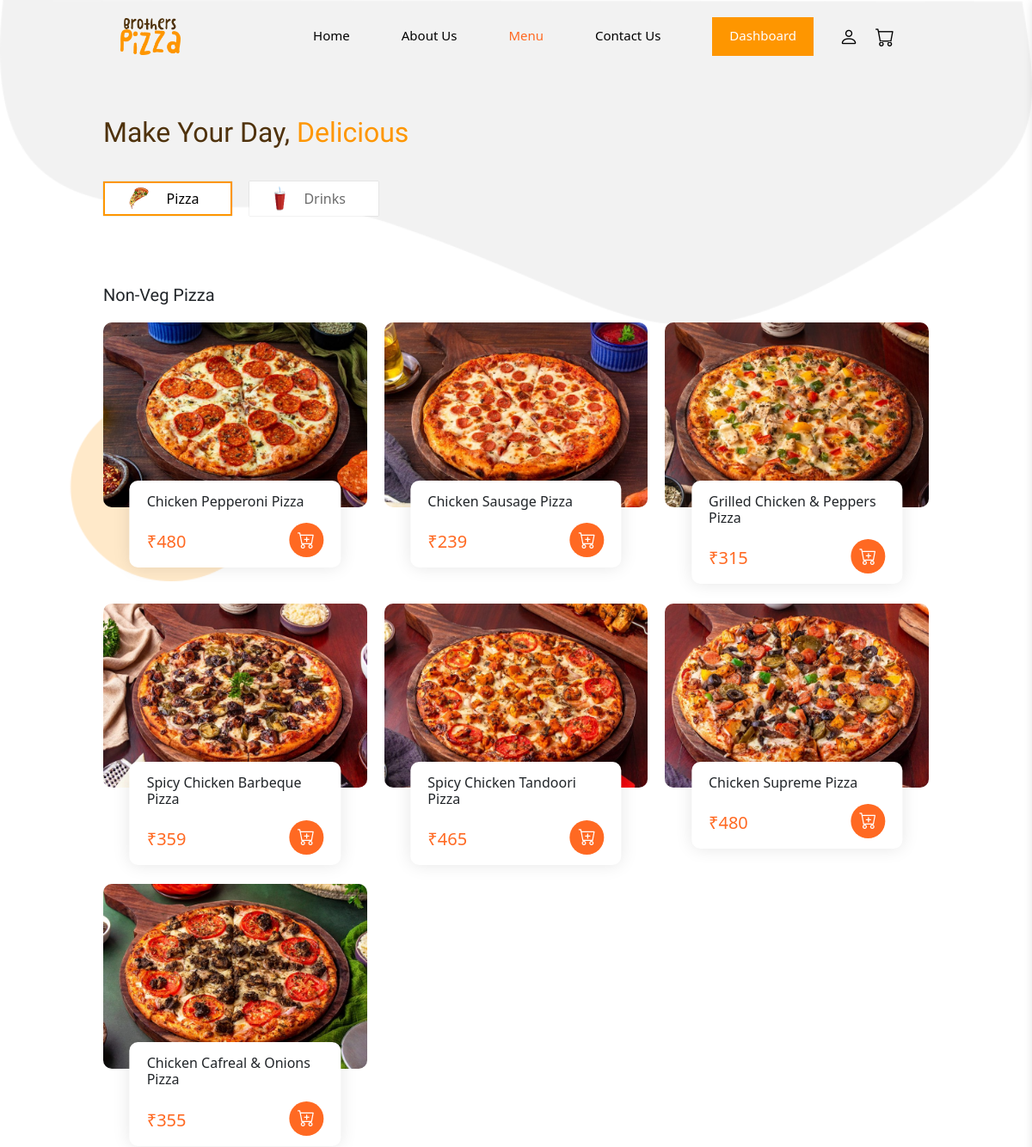
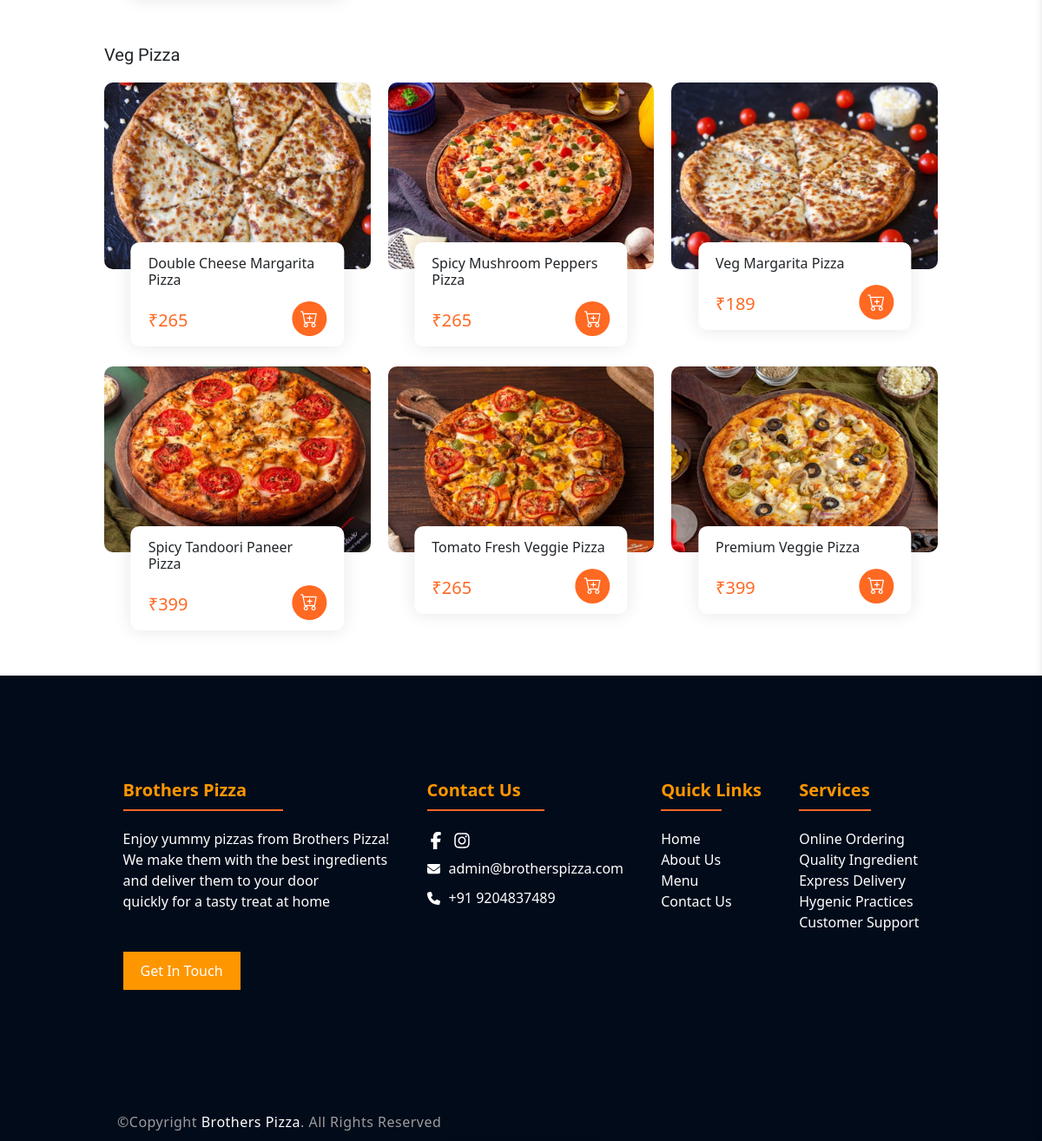
Screenshot of /menu.php (signed in) with the database file from the repository (2 pictures, top to bottom).
### tables this page shows
CREATE TABLE `pizza` (
  `p_id` varchar(10) NOT NULL,
  `p_name` varchar(50) NOT NULL,
  `p_price` int(10) NOT NULL,
  `p_type` varchar(10) NOT NULL,
  `p_image` varchar(50) NOT NULL
);

### menu.php (the view, shortened to what this page needs)
<!DOCTYPE html>
<html>
	<head>
		<?php
        	$connresult = db_connect();
			$nonVegPizza = $connresult->query("select * from pizza where p_type = 'Non Veg'");
			$vegPizza = $connresult->query("select * from pizza where p_type = 'Veg'");
		?>
		<link rel="stylesheet" type="text/css" href="./css/style.css">
        <link rel="stylesheet" href="https://cdn.jsdelivr.net/npm/bootstrap-icons@1.11.3/font/bootstrap-icons.min.css">
		<link href="https://cdn.jsdelivr.net/npm/bootstrap@5.3.2/dist/css/bootstrap.min.css" rel="stylesheet">
	</head>
    <body>
        <?php include 'navbar.php'?>
		<div class="pizza-list-outer" style="margin-bottom: 50px">
			<div class="pizza-list-inner">
				<h2 style="font-family: 'salsa';color: #4F320C; margin-top: 50px">Make Your Day, <span style="color: var(--primary)">Delicious</span></h2>
				<div class="menu-top">
					<ul style="">
						<li class="active-nav" id="show-pizza-button"><img src="./images/pizza-icon.png" height="25">Pizza</li>
						<li class="" id="show-drinks-button"><img src="./images/drinks.png" height="30">Drinks</li>
					</ul>
				</div>
				<h5 style="margin: 50px 0 20px 0; font-family: 'salsa';" class="pizza-list-grid">Non-Veg Pizza</h5>
				<div class="list-grid pizza-list-grid">
					<?php
					while($item = $nonVegPizza->fetch_assoc()) {
						echo '
						<div class="grid-element">
							<a onclick="openDescription(`'.$item['p_id'].'`)">
								<div class="grid-image">
									<img src="'.$item['p_image'].'">
								</div>
							</a>
							<div class="element-detail">
								<h6>'.$item['p_name'].'</h6>
								<div class="cart-and-price">
									<h5>₹'.$item['p_price'].'</h5>
									<button class="order-button" id="'.$item['p_id'].'" onclick="addToCart(this.id)"><i class="bi bi-cart-plus"></i></button>
								</div>
							</div>
						</div>
						';
					}
					?>
				</div>
				<h5 style="margin: 50px 0 20px 0; font-family: 'salsa';" class="pizza-list-grid">Veg Pizza</h5>
				<div class="list-grid pizza-list-grid">
					<?php
						while($item = $vegPizza->fetch_assoc()) {
							echo '
							<div class="grid-element">
								<a onclick="openDescription(`'.$item['p_id'].'`)">
									<div class="grid-image">
										<img src="'.$item['p_image'].'">
									</div>
								</a>
								<div class="element-detail">
									<h6>'.$item['p_name'].'</h6>
									<div class="cart-and-price">
										<h5>₹'.$item['p_price'].'</h5>
										<button class="order-button" id="'.$item['p_id'].'" onclick="addToCart(this.id)"><i class="bi bi-cart-plus"></i></button>
									</div>
								</div>
							</div>
							';
						}
					?>
				</div>
			</div>
		</div>
        <?php include 'footer.php'?>
    </body>
</html>

### css/style.css (style rules this page uses)
:root { --primary: #FE9600; --secondary: #FF6922; --light: #fefaf5; --dark: #4F320C; }
body { margin: 0; font-family: "Poppins", sans-serif; font-size: 15px; background-image: url('../images/path1.png'); background-position: top; background-repeat: no-repeat; background-size: 100%; background-attachment: fixed; position: relative; overflow-x: hidden; }
.order-button { background: var(--primary); text-decoration: none; padding: 10px 20px; color: white !important; border: none; cursor: pointer; transition: 0.1s; }
.pizza-list-outer { min-width: 100%; position: relative; }
.pizza-list-inner { max-width: 80%; margin: auto; }
.menu-top { display: flex; }
.pizza-list-inner ul { list-style-type: none; display: flex; gap: 20px; padding: 0; margin: 30px 0; }
.pizza-list-inner ul li { display: flex; align-items: center; justify-content: center; gap: 20px; padding: 5px 20px 5px 10px; min-width: 150px; background-color: rgb(255, 255, 255); font-weight: 500; box-shadow: 0 0 1px rgba(0, 0, 0, 0.3); cursor: pointer; margin: 0; color: #6c6c6c; }
.pizza-list-inner ul .active-nav { color: #000; border: solid 2px var(--primary); }
.pizza-list-inner .list-grid { display: grid; grid-template-columns: repeat(auto-fill, minmax(270px, 1fr)); gap: 20px; }
.pizza-list-inner .grid-element { position: relative; cursor: pointer; }
.pizza-list-inner .grid-element .grid-image { border-radius: 10px; overflow: hidden; height: 70%; }
.pizza-list-inner .grid-element .grid-image img { height: 100%; width: 100%; object-fit: cover; object-position: center; transition: 0.1s; }
.pizza-list-inner .grid-element .element-detail { background-color: white; position: absolute; top: 60%; left: 50%; padding: 15px 20px 10px 20px; border-radius: 10px; min-width: 80%; transform: translate(-50%,0); box-shadow: 0 0 20px rgba(0, 0, 0, 0.1); }
.pizza-list-inner .grid-element .element-detail .cart-and-price { display: flex; justify-content: space-between; margin-top: 15px; }
.pizza-list-inner .grid-element .element-detail .cart-and-price .order-button { background-color: var(--secondary); font-size: 20px; padding: 5px 10px; height: fit-content; border-radius: 50%; }
.pizza-list-inner .grid-element .element-detail h5 { text-align: right; margin-top: 10px; color: var(--secondary); }

### rows the page displays
pizza: p_image (picture), p_name "Chicken Pepperoni Pizza", p_price "480"
pizza: p_image (picture), p_name "Chicken Sausage Pizza", p_price "239"
pizza: p_image (picture), p_name "Grilled Chicken & Peppers Pizza", p_price "315"
pizza: p_image (picture), p_name "Spicy Chicken Barbeque Pizza", p_price "359"
pizza: p_image (picture), p_name "Spicy Chicken Tandoori Pizza", p_price "465"
pizza: p_image (picture), p_name "Chicken Supreme Pizza", p_price "480"
pizza: p_image (picture), p_name "Chicken Cafreal & Onions Pizza", p_price "355"
pizza: p_image (picture), p_name "Double Cheese Margarita Pizza", p_price "265"
pizza: p_image (picture), p_name "Spicy Mushroom Peppers Pizza", p_price "265"
pizza: p_image (picture), p_name "Veg Margarita Pizza", p_price "189"
pizza: p_image (picture), p_name "Spicy Tandoori Paneer Pizza", p_price "399"
pizza: p_image (picture), p_name "Tomato Fresh Veggie Pizza", p_price "265"
pizza: p_image (picture), p_name "Premium Veggie Pizza", p_price "399"
